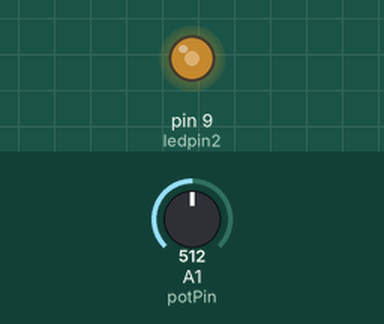
The sketch below on a simulated Arduino Uno, built with avr-gcc and run on an emulated ATmega328P. Shown: output pins drawn as LEDs (lit = HIGH). The inputs (shaded band) are chosen by the test bench; at power-on: A1 (potPin) = 512.

Above: at 1.2 s.
1.3 s: A1 (potPin) set to 716
At 1.8 s:
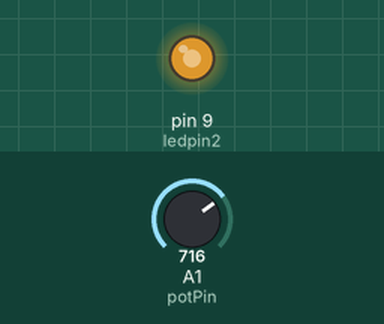
2.8 s: A1 (potPin) set to 900
At 4.0 s:
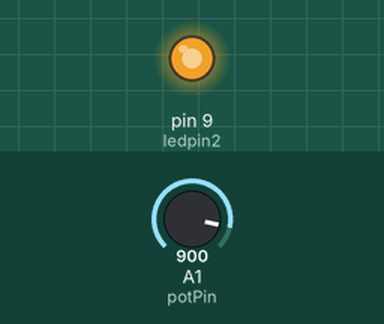
4.3 s: A1 (potPin) set to 122
At 5.3 s:
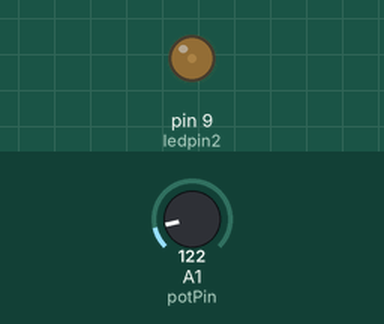
5.8 s: A1 (potPin) set to 0
At 6.4 s:
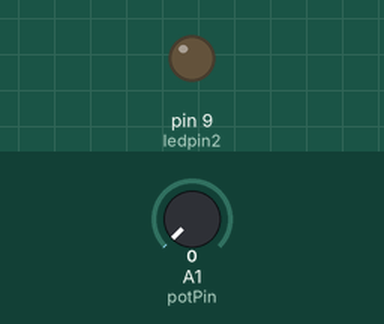
7.3 s: A1 (potPin) set to 511
At 8.7 s:
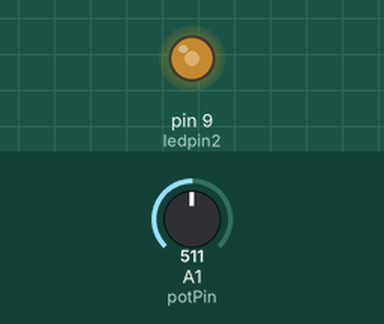
Timing chart, 0 to 9.8 s (numbered marks = the images above; inputs shaded):
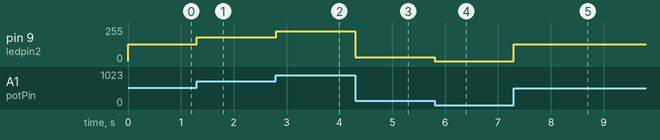

Measured:
- after the input at 1.3 s, pin 9 (ledpin2): 127/255 → 178/255 at once
- after the input at 2.8 s, pin 9 (ledpin2): 178/255 → 224/255 at once
- after the input at 4.3 s, pin 9 (ledpin2): 224/255 → 30/255 at once
- after the input at 5.8 s, pin 9 (ledpin2): 30/255 → 0/255 at once
- after the input at 7.3 s, pin 9 (ledpin2): 0/255 → 127/255 at once

The sketch:

Luz_modulable_led_18-3-2021.ino
```cpp
/*Name: Alba Guimerans
 * Data: 18/3/2021
 * Que hace el programa?: Utilizando el potenciómetro y el led2 deseo que si muevo el
 * potenciómetro el led tenga más o menos potencia.
 *
 */
int potVal;
int const potPin = A1;
const int ledpin2 = 9;
int valorLed;

int pin2Value;
void setup() {

 pinMode(ledpin2, OUTPUT);
  Serial.begin(9600);
}

void loop() {
potVal = analogRead(potPin);

pin2Value = map(potVal,0,1023,0,255);
analogWrite(ledpin2, pin2Value );

}
```
